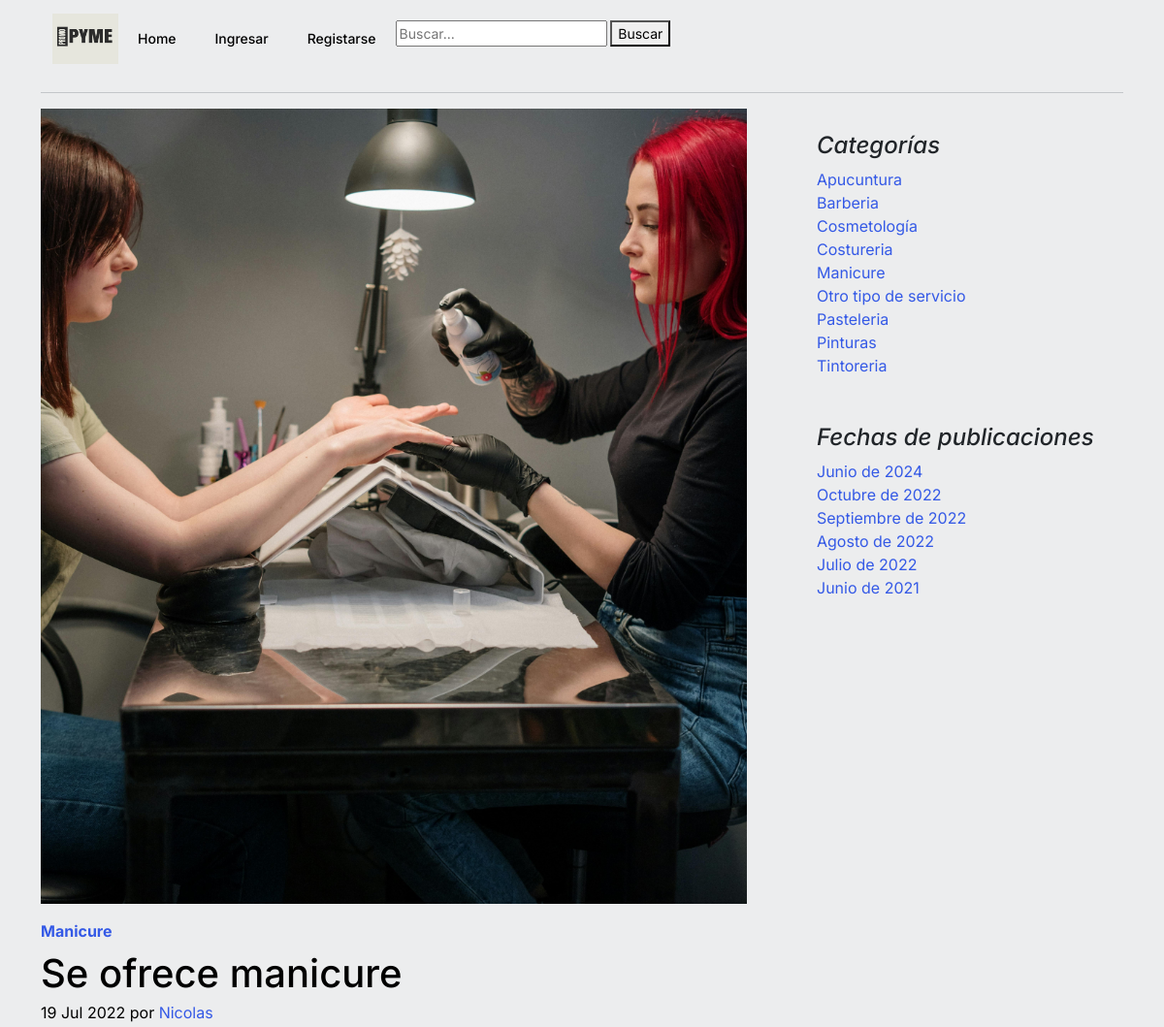
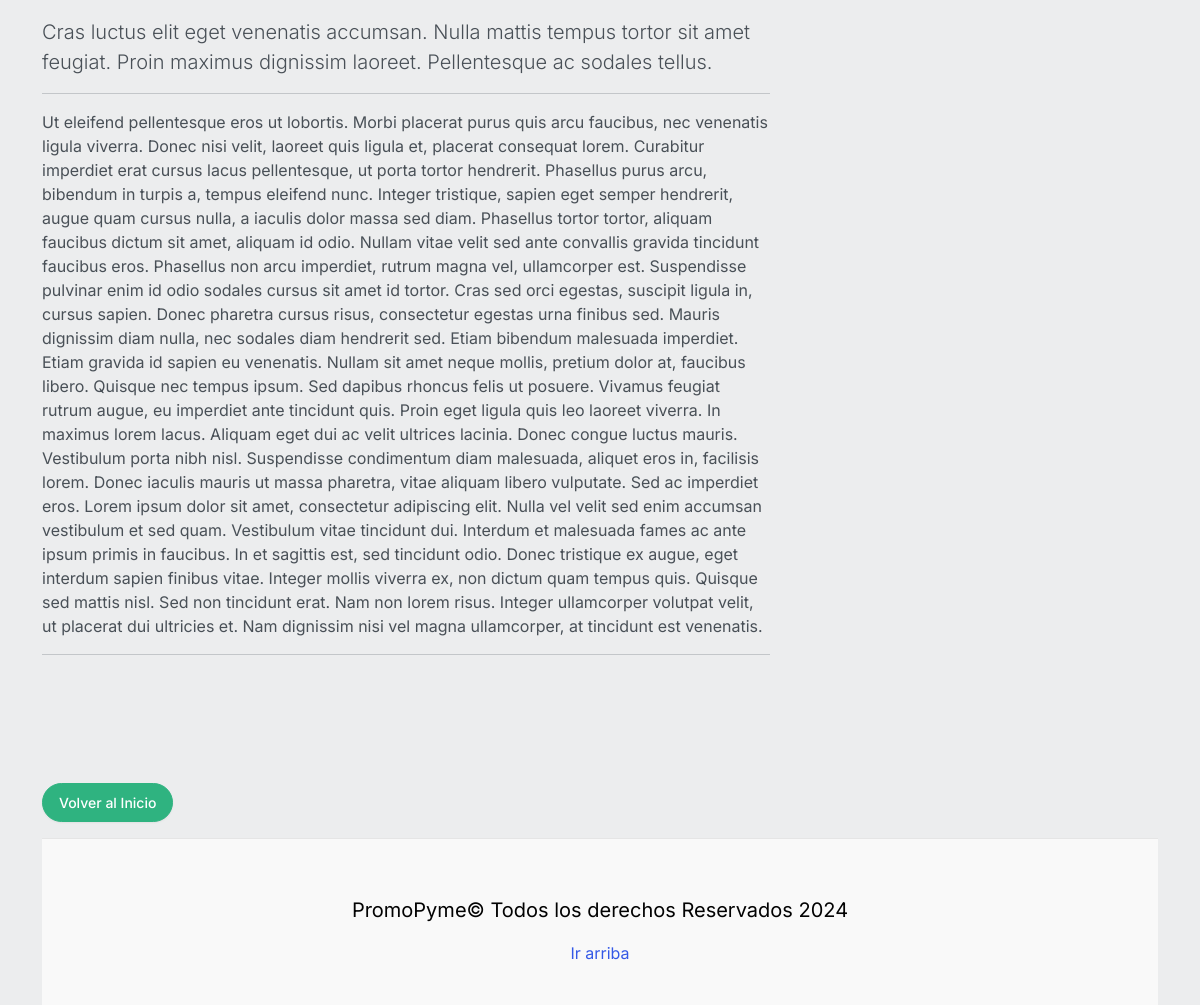
Screenshot of /post/2 with the database file from the repository (2 pictures, top to bottom).
### core/models.py (models this page shows, shortened)
class Post(models.Model):
	title = models.CharField(max_length=250, verbose_name='Título')
	excerpt = models.TextField(verbose_name='Bajada')
	content = RichTextField(verbose_name='Contenido')
	image = models.ImageField(upload_to='posts', null=True, blank=True, verbose_name='Imagen')
	published = models.BooleanField(default=False, verbose_name='Publicado')
	category = models.ForeignKey(Category, on_delete=models.CASCADE, related_name='get_posts', verbose_name='Categoría')
	author = models.ForeignKey(User, on_delete=models.CASCADE, related_name='get_posts', verbose_name='Autor')
	created = models.DateTimeField(auto_now_add=True, verbose_name='Fecha de creación')
	updated = models.DateTimeField(auto_now=True, verbose_name='Fecha de modificación')
	class Meta:
		verbose_name = 'Publicación'
		verbose_name_plural = 'Publicaciones'
		ordering = ['-created']

class Category (models.Model):
	name = models.CharField(max_length=200, unique=True, verbose_name='Nombre')
	active = models.BooleanField(default=True, verbose_name='Activo')
	created = models.DateTimeField(auto_now_add=True, verbose_name='Fecha de creación')
	updated = models.DateTimeField(auto_now=True, verbose_name='Fecha de modificación')
	class Meta:
		verbose_name = 'Categoría'
		verbose_name_plural = 'Categorías'
		ordering = ['name']
	def __str__(self):
		return self.name

### core/views.py (the view)
# urls.py: path('post/<pk>', PostDetailView.as_view() , name='post'),
class PostDetailView(DetailView):
    model = Post
    template_name = 'core/detail.html'

### core/processors.py (called while the page is built)
def ctx_dic_about(request):
	ctx_about = {}
	ctx_about['ABOUT'] = About.objects.latest('created')
	return ctx_about

def ctx_dic_category(request):
	ctx_category = {}
	ctx_category['categories'] = Category.objects.filter(active=True)
	return ctx_category

def ctx_dic_history(request):
	ctx_history = {}
	ctx_history['dates'] = Post.objects.dates('created', 'month', order='DESC').distinct()
	return ctx_history

def ctx_dic_link(request):
	ctx_link = {}
	links = Link.objects.all()
	for link in links:
		ctx_link[link.key] = {'url':link.url, 'icon':link.icon}
	return ctx_link

### core/templates/core/detail.html (shortened to what this page needs)
{% extends 'core/base.html' %}
{% load static %}
{% block content %}
<article class="blog-post">
    <div class="col-auto d-none d-lg-block">
        <img src={{ post.image.url }} class="img-fluid" alt="">
    </div>
    <strong class="d-inline-block mb-2 mt-3 text-primary"><a href={% url 'category' %}?cat={{ post.category.id }}>{{ post.category }}</a></strong>
    <h2 class="blog-post-title mb-1">{{ post.title }}</h2>
    <p class="blog-post-meta">{{ post.created|date:"d M Y" }} por <a href={% url 'author' %}?aut={{ post.author.id }}>{{ post.author }}</a></p>
    <p class="lead my-3">{{ post.excerpt }}</p>
    <hr>
    <p>{{ post.content | safe }}</p>
    <hr>
    <br><br>
</article>
<div class="my-3">
    <a class="btn btn-success rounded-pill" href={% url 'home' %}>Volver al Inicio</a>
</div>
{% endblock %}

### core/templates/core/base.html (shortened to what this page needs)
<!doctype html>
<html lang="es">
<head>
    {% load static %}
    <link rel="stylesheet" href="https://cdn.jsdelivr.net/npm/bootstrap-icons@1.9.1/font/bootstrap-icons.css">
    <link href={% static 'core/css/bootstrap.min.css' %} rel="stylesheet">
    <link href={% static 'core/css/blog.css' %} rel="stylesheet">
    <link rel="stylesheet" href={% static 'core/css/style.css' %}>
</head>
<body class="body">
  <div class="container">
    <header>
      <nav class="navbar navbar-expand-lg bg-body-tertiary">
        <div class="container-fluid">
          <div class ="contenedor_logo">
            <img class="logo" src="{% static 'core/img/PRomo (1).png' %}" alt="logo" style="width:68px;height:52px" >
          </div>
          <div class="collapse navbar-collapse" id="navbarSupportedContent">
            <ul class="navbar-nav me-auto mb-2 mb-lg-0">
              <li class="nav-item">
                <a class="nav-link " aria-current="page" href='/'>Home</a>
              </li>
              {% if request.user.is_authenticated %}
                <li class="nav-item">
                  <a class="nav-link"  href={% url 'create' %}>Crear Post</a>
                </li>
                <li class="nav-item">
                  <a class="nav-link"  href={% url 'exit' %}>Salir</a>
                </li>
              <ul>
              {% include 'core/includes/submenu.html' %}
              </ul>
              {% else %}
              <li class="nav-item">
                <a class="nav-link" href={% url 'login' %}>Ingresar</a>
              </li>
              <li class="nav-item">
                <a class="nav-link" href={% url 'register' %}>Registarse</a>
              </li>
              {% endif %}
              <form method="GET" action="{% url 'buscar' %}">
                <input type="text" name="buscar" placeholder="Buscar..." value="{{request.GET.buscar}}">
                <button type="submit">Buscar</button>
            </form>
            </ul>
          </div>
        </div>
      </nav>
    </header>
    <hr>
    <main class="mt-2">
      <section class="row g-5">
        <div class="col-md-8">
            {% block content %}
            {% endblock %}
        </div>
        <aside class="col-md-4">
          <div class="position-sticky" style="top: 2rem;">
            <div class="p-4">
              <h4 class="fst-italic">Categorías</h4>
              <ol class="list-unstyled mb-0">
                {% for item in categories %}
                  <li><a href={% url 'category' %}?cat={{ item.id }}>{{ item.name }}</a></li>
                {% endfor %}
              </ol>
            </div>
            <div class="p-4">
              <h4 class="fst-italic">Fechas de publicaciones</h4>
              <ol class="list-unstyled mb-0">
                {% for item in dates %}
                  <li>
                    {% if item.month == 6 %}<a href={% url 'dates' item.month item.year %}>Junio de {{ item.year }}</a>{% endif %}
                    {% if item.month == 7 %}<a href={% url 'dates' item.month item.year %}>Julio de {{ item.year }}</a>{% endif %}
                    {% if item.month == 8 %}<a href={% url 'dates' item.month item.year %}>Agosto de {{ item.year }}</a>{% endif %}
                    {% if item.month == 9 %}<a href={% url 'dates' item.month item.year %}>Septiembre de {{ item.year }}</a>{% endif %}
                    {% if item.month == 10 %}<a href={% url 'dates' item.month item.year %}>Octubre de {{ item.year }}</a>{% endif %}
                  </li>
                {% endfor %}
              </ol>
            </div>
          </div>
        </aside>
      </section>
    </main>
    <footer class="blog-footer" >
      <p class="fs-5 px-3 pt-3"> PromoPyme&copy; Todos los derechos Reservados 2024</p>
      <p>
        <a href="#">Ir arriba</a>
      </p>
    </footer>
  </div>
</body>
</html>

### core/static/core/css/blog.css (style rules this page uses)
.blog-post { margin-bottom: 4rem; }
.blog-post-title { font-size: 2.5rem; color: #000000; }
.blog-post-meta { margin-bottom: 1.25rem; color: #000000; }
.blog-footer { padding: 2.5rem 0; color: #020202; text-align: center; background-color: #f9f9f9; border-top: .05rem solid #e5e5e5; }
.blog-footer p:last-child { margin-bottom: 0; }

### core/static/core/css/style.css (style rules this page uses)
.body { margin: 0; padding: 0; background:#ecedee; height: 100%; }

### core/templates/core/base.html (style rules this page uses)
a { text-decoration: none; }

### rows the page displays
Post: image (picture), category "Manicure", title "Se ofrece manicure", created "19 Jul 2022", author "Nicolas", excerpt "Cras luctus elit eget venenatis accumsan. Nulla mattis tempus tortor sit amet feugiat. Proin maximus dignissim laoreet. Pellentesque ac sodales tellus.", content "Ut eleifend pellentesque eros ut lobortis. Morbi placerat purus quis arcu faucibus, nec venenatis ligula viverra. Donec nisi velit, laoreet quis ligula et, placerat consequat lorem. Curabitur imperdiet erat cursus lacus pellentesque, ut porta tortor hendrerit. Phasellus purus arcu, bibendum in turpis a, tempus eleifend nunc. Integer tristique, sapien eget semper hendrerit, augue quam cursus nulla, a iaculis dolor massa sed diam. Phasellus tortor tortor, aliquam faucibus dictum sit amet, aliquam id odio. Nullam vitae velit sed ante convallis gravida tincidunt faucibus eros. Phasellus non arcu imperdiet, rutrum magna vel, ullamcorper est. Suspendisse pulvinar enim id odio sodales cursus sit…"
Category: name "Apucuntura"
Category: name "Barberia"
Category: name "Cosmetología"
Category: name "Costureria"
Category: name "Manicure"
Category: name "Otro tipo de servicio"
Category: name "Pasteleria"
Category: name "Pinturas"
Category: name "Tintoreria"

### other values shown
{{ item.year }} "2024" "2021"
{{ item.year }} "2022"
